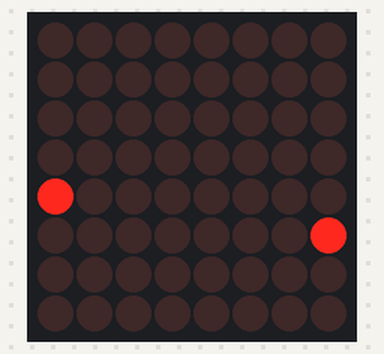
Recording of a program running on a simulated MicroPython board. Shown: 8×8 LED matrix. The clock reads 2024-03-15 10:24:30 at power-on unless the program sets it; library files of the repository ran but are not shown: max7219.py, pcf8563.py; what the program prints to the serial console is not drawn.

Above: at 0.2 s.

Measured:
- what the display in image 0 shows lasts 1.0 s, from 0.1 s to 1.1 s

The program:

main.py
```python
from machine import Pin, SoftSPI, SoftI2C
import max7219
from pcf8563 import PCF8563
import utime
T_WATCH_I2C0_SCL = 5
T_WATCH_I2C0_SDA = 16


DIN_PIN = 15
CS_PIN = 2
CLK_PIN = 0
pm=0


Now = [2024, 7, 24, 17, 9, 20, 2]
month_str = ["January", "February", "March", "April", "May", "June", "July",
             "Au    gust", "September", "October", "November", "December"]
month_short = ["Jan", "Feb", "Mar", "Apr", "May", "Jun", "Jul", "Aug", "Sep", "Oct", "Nov", "Dec"]
day_of_week_str = ["Monday", "Tuesday", "Wednesday", "Thursday", "Friday", "Saturday", "Sunday"]
day_of_week_short = ["Mon", "Tue", "Wed", "Thu", "Fri", "Sat", "Sun"]
t_watch_i2c0 = SoftI2C(scl=Pin(T_WATCH_I2C0_SCL), sda=Pin(T_WATCH_I2C0_SDA))
pcf8563 = PCF8563(t_watch_i2c0)
# pcf8563.set_datetime(Now)

spi = SoftSPI(baudrate=10000000, polarity=0, phase=0, sck=Pin(CLK_PIN), mosi=Pin(DIN_PIN), miso=Pin(4))

num_matrices = 1

display = max7219.Matrix8x8(spi, Pin(CS_PIN), num_matrices)
display.brightness(2)

def set_led(x, y, state):
    display.pixel(x, y, state)
    display.show()

print("runed")

def print_current_time(x):
    currentTime = pcf8563.datetime()
    return int(currentTime[x])
def minute():

    if print_current_time(5)<3 and print_current_time(5)>=0 :
        set_led(7,0,1)
    elif print_current_time(5)<8 and print_current_time(5)>=3:
        set_led(7,1,1)
    elif print_current_time(5)<13 and print_current_time(5)>=8:
        set_led(7,2,1)
    elif print_current_time(5)<18 and print_current_time(5)>=13:
        set_led(7,3,1)
    elif print_current_time(5)<23 and print_current_time(5)>=18:
        set_led(7,4,1)
    elif print_current_time(5)<28 and print_current_time(5)>=23:
        set_led(7,5,1)
    elif print_current_time(5)<33 and print_current_time(5)>=28:
        set_led(7,6,1)
    elif print_current_time(5)<38 and print_current_time(5)>=33 :
        set_led(7,7,1)
    elif print_current_time(5)<43 and print_current_time(5)>=38 :
        set_led(6,7,1)
    elif print_current_time(5)<48 and print_current_time(5)>=43:
        set_led(5,7,1)
    elif print_current_time(5)<53 and print_current_time(5)>=48:
        set_led(4,7,1)
    elif print_current_time(5)<58 and print_current_time(5)>=53:
        set_led(3,7,1)
    elif print_current_time(5)<60 and print_current_time(5)>=58:
        set_led(2,7,1)
    if print_current_time(5)<60 and print_current_time(6)==59:
        set_led(2,7,0)
        set_led(3,7,0)
        set_led(4,7,0)
        set_led(5,7,0)
        set_led(6,7,0)
        set_led(7,7,0)
        set_led(7,6,0)
        set_led(7,5,0)
        set_led(7,4,0)
        set_led(7,3,0)
        set_led(7,2,0)
        set_led(7,1,0)
        set_led(7,0,0)

def hourr():
    if print_current_time(6) ==0:
        set_led(2,0,0)
        set_led(3,0,0)
        set_led(4,0,0)
        set_led(5,0,0)
        set_led(1,0,0)
        set_led(0,0,0)
        set_led(0,6,0)
        set_led(0,5,0)
        set_led(0,4,0)
        set_led(0,3,0)
        set_led(0,2,0)
        set_led(0,1,0)

    if print_current_time(4)>12:
        hour = print_current_time(4)-12
        set_led(0,7,1)
        pm = 1
    else:
        hour = print_current_time(4)
    if hour==1:
        set_led(5,0,1)
    elif hour==2:
        set_led(4,0,1)
    elif hour==3:
        set_led(3,0,1)
    elif hour==4:
        set_led(2,0,1)
    elif hour==5:
        set_led(1,0,1)
    elif hour==6:
        set_led(0,0,1)
    else:
        set_led(0,hour-6,1)
    if print_current_time(5) == 59 and print_current_time(6) == 59 and hour==12 and pm==1:
        for i in range(8):
            for j in range(8):
                set_led(i, j, 0)
    elif print_current_time(5) == 59 and print_current_time(6) == 59 and hour==12 and pm!=1:
        pass

while True:
    hourr()
    minute()
    currentTime = pcf8563.datetime()
    print(currentTime)
    set_led(3,3,1)
    set_led(4,4,1)
    set_led(3,4,1)
    set_led(4,3,1)
    utime.sleep(0.07)
    set_led(3,3,0)
    set_led(4,4,0)
    set_led(3,4,0)
    set_led(4,3,0)
    utime.sleep(0.93)
```
